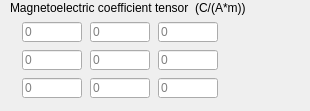
    <widget class="QWidget" name="page_5">
     <widget class="QLabel" name="label_8">
      <property name="geometry">
       <rect>
        <x>10</x>
        <y>0</y>
        <width>291</width>
        <height>16</height>
       </rect>
      </property>
      <property name="text">
       <string>Magnetoelectric coefficient tensor  (C/(A*m))</string>
      </property>
     </widget>
     <widget class="QWidget" name="layoutWidget_6">
      <property name="geometry">
       <rect>
        <x>20</x>
        <y>20</y>
        <width>202</width>
        <height>82</height>
       </rect>
      </property>
      <layout class="QGridLayout" name="gridLayout_5">
       <item row="0" column="0">
        <widget class="QLineEdit" name="alphaME11">
         <property name="minimumSize">
          <size>
           <width>60</width>
           <height>20</height>
          </size>
         </property>
         <property name="maximumSize">
          <size>
           <width>60</width>
           <height>20</height>
          </size>
         </property>
         <property name="placeholderText">
          <string>0</string>
         </property>
        </widget>
       </item>
       <item row="0" column="1">
        <widget class="QLineEdit" name="alphaME12">
         <property name="minimumSize">
          <size>
           <width>60</width>
           <height>20</height>
          </size>
         </property>
         <property name="maximumSize">
          <size>
           <width>60</width>
           <height>20</height>
          </size>
         </property>
         <property name="placeholderText">
          <string>0</string>
         </property>
        </widget>
       </item>
       <item row="0" column="2">
        <widget class="QLineEdit" name="alphaME13">
         <property name="minimumSize">
          <size>
           <width>60</width>
           <height>20</height>
          </size>
         </property>
         <property name="maximumSize">
          <size>
           <width>60</width>
           <height>20</height>
          </size>
         </property>
         <property name="placeholderText">
          <string>0</string>
         </property>
        </widget>
       </item>
       <item row="1" column="0">
        <widget class="QLineEdit" name="alphaME21">
         <property name="minimumSize">
          <size>
           <width>60</width>
           <height>20</height>
          </size>
         </property>
         <property name="maximumSize">
          <size>
           <width>60</width>
           <height>20</height>
          </size>
         </property>
         <property name="placeholderText">
          <string>0</string>
         </property>
        </widget>
       </item>
       <item row="1" column="1">
        <widget class="QLineEdit" name="alphaME22">
         <property name="minimumSize">
          <size>
           <width>60</width>
           <height>20</height>
          </size>
         </property>
         <property name="maximumSize">
          <size>
           <width>60</width>
           <height>20</height>
          </size>
         </property>
         <property name="placeholderText">
          <string>0</string>
         </property>
        </widget>
       </item>
       <item row="1" column="2">
        <widget class="QLineEdit" name="alphaME23">
         <property name="minimumSize">
          <size>
           <width>60</width>
           <height>20</height>
          </size>
         </property>
         <property name="maximumSize">
          <size>
           <width>60</width>
           <height>20</height>
          </size>
         </property>
         <property name="placeholderText">
          <string>0</string>
         </property>
        </widget>
       </item>
       <item row="2" column="0">
        <widget class="QLineEdit" name="alphaME31">
         <property name="minimumSize">
          <size>
           <width>60</width>
           <height>20</height>
          </size>
         </property>
         <property name="maximumSize">
          <size>
           <width>60</width>
           <height>20</height>
          </size>
         </property>
         <property name="placeholderText">
          <string>0</string>
         </property>
        </widget>
       </item>
       <item row="2" column="1">
        <widget class="QLineEdit" name="alphaME32">
         <property name="minimumSize">
          <size>
           <width>60</width>
           <height>20</height>
          </size>
         </property>
         <property name="maximumSize">
          <size>
           <width>60</width>
           <height>20</height>
          </size>
         </property>
         <property name="placeholderText">
          <string>0</string>
         </property>
        </widget>
       </item>
       <item row="2" column="2">
        <widget class="QLineEdit" name="alphaME33">
         <property name="minimumSize">
          <size>
           <width>60</width>
           <height>20</height>
          </size>
         </property>
         <property name="maximumSize">
          <size>
           <width>60</width>
           <height>20</height>
          </size>
         </property>
         <property name="placeholderText">
          <string>0</string>
         </property>
        </widget>
       </item>
      </layout>
     </widget>
    </widget>
